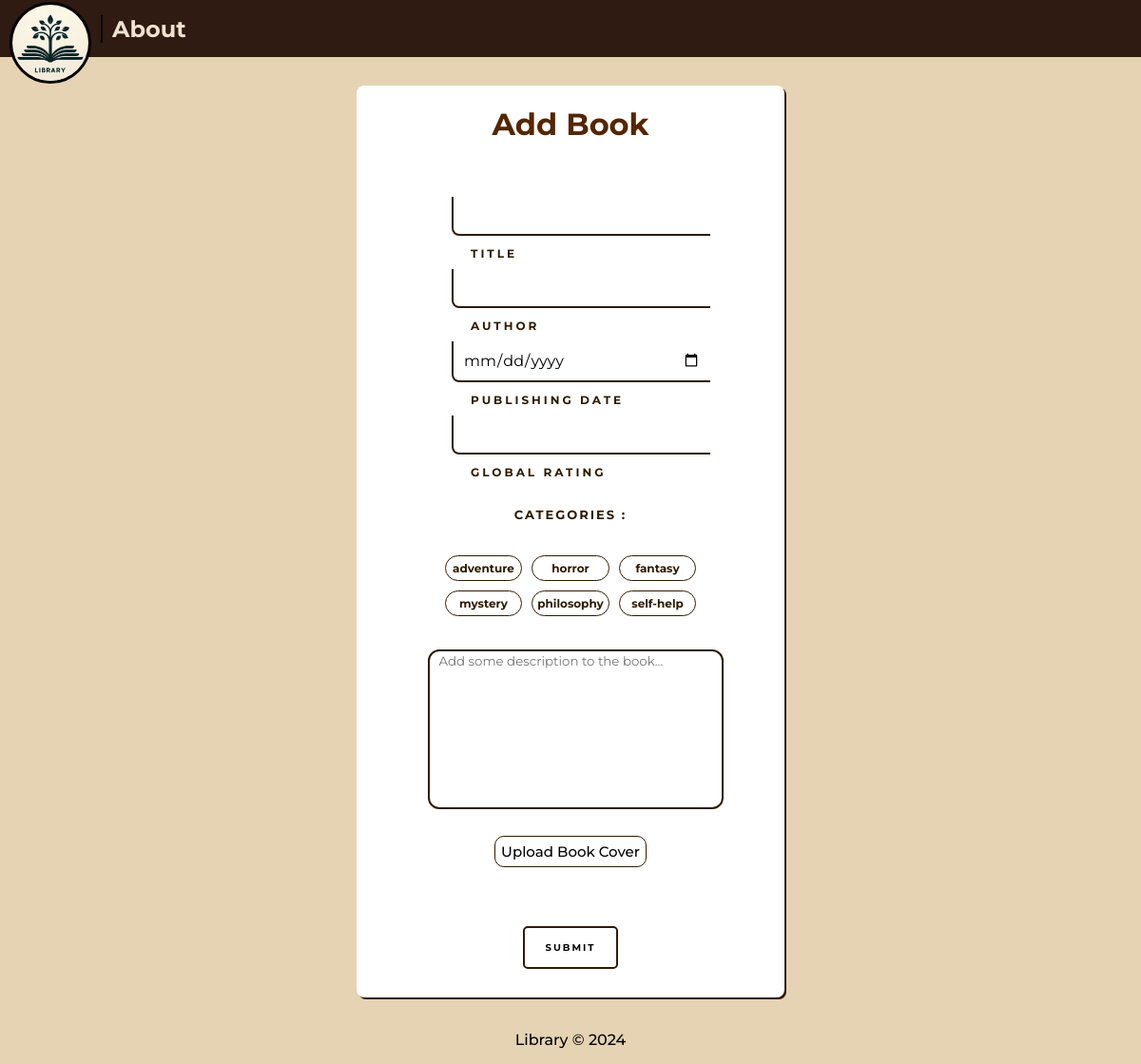
/add-book/, run on the app's committed database.
### libraryManager/models.py (models this page shows)
class Category(models.Model):
    name = models.CharField(max_length=100)
    def __str__(self):
        return self.name

### libraryManager/views.py (the view, shortened to what this page needs)
# urls.py: path('add-book/', views.addBook),
def addBook(request):
    categories = Category.objects.all()
    return render(request, 'add-book.html', {'categories': categories})

### templates/add-book.html (shortened to what this page needs)
{% extends 'base.html' %}
{% load static %}
{% block css_js %}
  <link rel="stylesheet" href="{% static 'css/add-book.css' %}" />
{% endblock %}
{% block content %}
  <form id="add-book-form" method="POST" enctype="multipart/form-data">
    <h1 class="add-book-header">Add Book</h1>
    <div class="form-item">
      <input class="normal-input" type="text" name="title" required />
      <span>Title</span>
    </div>
    <div class="form-item">
      <input class="normal-input" type="text" name="author" required />
      <span>Author</span>
    </div>
    <div class="form-item">
      <input class="normal-input date-picker" type="date" name="date-published" required />
      <span>Publishing Date</span>
    </div>
    <div class="form-item">
      <input
        class="normal-input rating"
        type="number"
        name="rating"
        min="1"
        max="5"
        step="0.01"
        required
      />
      <span>Global Rating</span>
    </div>
    <span class="categories">CATEGORIES : </span>
    <div class="category-inputs">
      {% for category in categories %}
      <div class="category-item">
        <div class="custom-checkbox" onclick="toggleCheckbox('{{ category }}')">
          {{ category }}
        </div>
      </div>
      {% endfor %}
    </div>
    <textarea
      name="description"
      rows="10"
      cols="35"
      style="resize: none"
      placeholder="Add some description to the book..."
      class="book-desc"
    ></textarea>
    <div class="add-image">
      <label for="book-cover-input" class="custom-file-upload">
        Upload Book Cover
      </label>
      <br />
    </div>
    <button type="submit" class="submit-button">submit</button>
  </form>
{% endblock %}

### static/css/common.css (style rules this page uses)
* { font-family: "Montserrat"; }
body { min-height: 100vh; box-sizing: border-box; background-color: #e5d3b3; margin: 0; padding: 90px 0 70px 0; position: relative; }

### static/css/add-book.css (style rules this page uses)
body { display: flex; }
.add-book-header { font-weight: bolder; color: rgb(84, 38, 1); transition: color 0.3s ease-in-out; }
#add-book-form { margin-left: 16vw; display: flex; justify-content: center; align-items: center; min-height: 350px; width: 450px; flex-direction: column; gap: 35px; background: rgb(255, 255, 255); box-shadow: rgb(45, 27, 2) 2px 2px 0px 0px; border-radius: 8px; padding-bottom: 20px; }
.form-item { position: relative; width: 250px; }
.form-item input { width: 100%; padding: 10px; outline: none; border: none; color: #000; font-size: 1em; background: transparent; border-left: 2px solid rgb(45, 27, 2); border-bottom: 2px solid rgb(45, 27, 2); transition: 0.1s; border-bottom-left-radius: 8px; }
.form-item span { margin-top: 5px; position: absolute; left: 0; transform: translateY(-4px); margin-left: 10px; padding: 10px; pointer-events: none; font-size: 12px; color: rgb(45, 27, 2); text-transform: uppercase; transition: 0.5s; letter-spacing: 3px; border-radius: 8px; font-weight: bolder; }
.submit-button { height: 45px; width: 100px; border-radius: 5px; border: 2px solid rgb(45, 27, 2); cursor: pointer; background-color: transparent; transition: 0.5s; text-transform: uppercase; font-size: 10px; letter-spacing: 2px; margin-bottom: 1em; font-weight: bolder; }
.book-desc { border: rgb(45, 27, 2) 2px solid; border-radius: 12px; padding-left: 10px; text-align: left; margin-left: 10px; }
.custom-file-upload { border: solid rgb(45, 27, 2) 1.7px; border-radius: 10px; padding: 6px; font-size: 15px; transition: 0.5s; font-weight: 500; }
.categories { margin-top: 20px; letter-spacing: 2px; font-size: 13px; color: rgb(45, 27, 2); font-weight: bolder; }
.category-inputs { display: grid; grid-template-columns: repeat(3, 1fr); grid-gap: 10px; }
.custom-checkbox { background-color: white; border: solid rgb(45, 27, 2) 1.7px; color: rgb(45, 27, 2); cursor: pointer; text-align: center; padding: 5px; font-weight: bolder; border-radius: 20px; font-size: 12px; transition: 0.5s; }
@media (max-width: 1350px) { body { justify-content: center; } }
@media (max-width: 1350px) { #add-book-form { margin: auto; } }

### data on the page
Category: name "adventure"
Category: name "horror"
Category: name "fantasy"
Category: name "mystery"
Category: name "philosophy"
Category: name "self-help"
